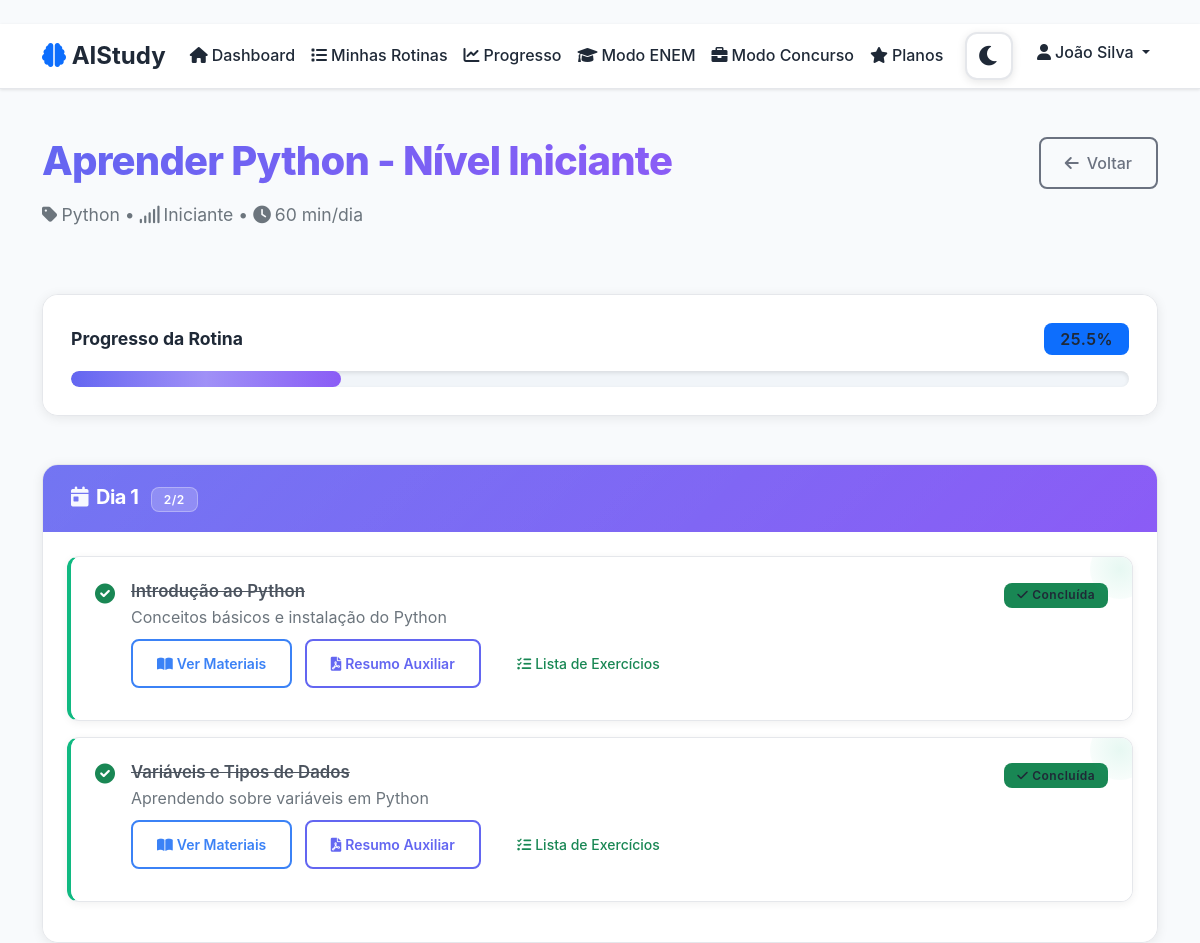
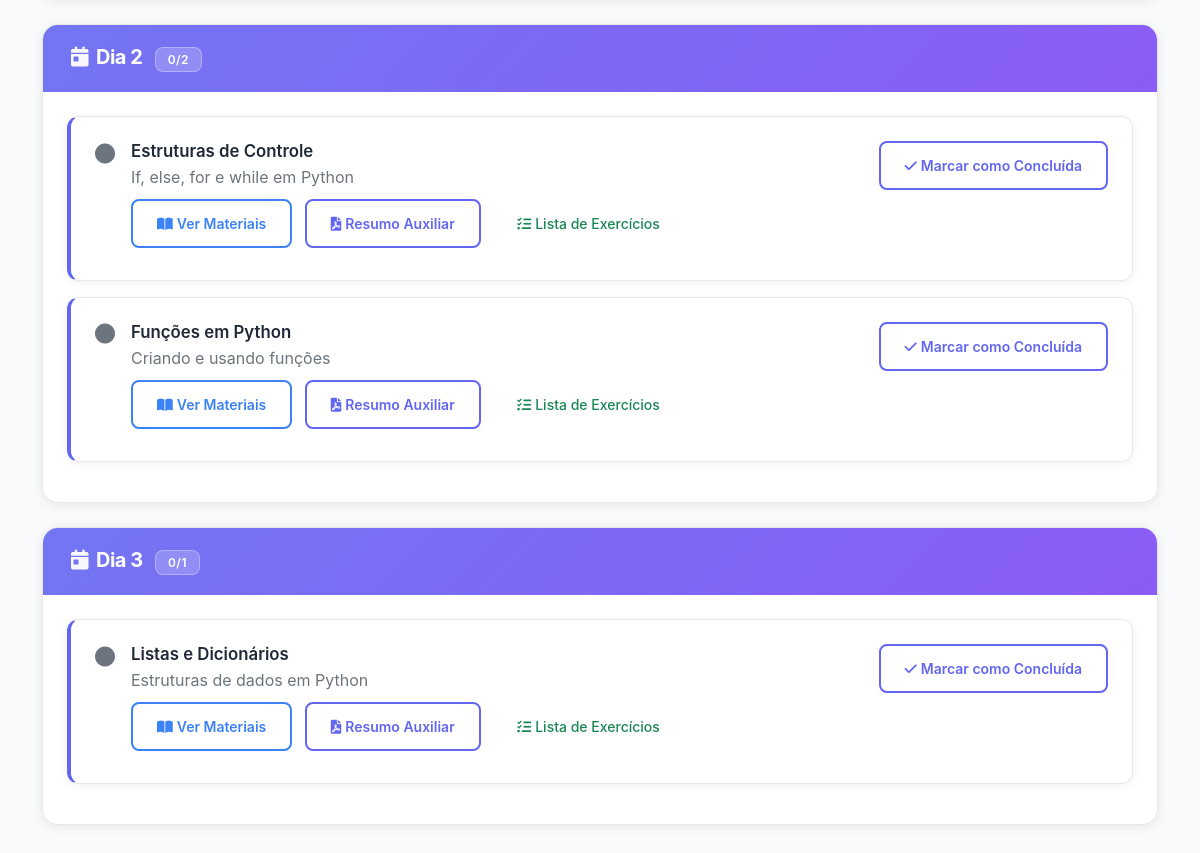
The page /rotina-detalhada.php?id=1 (signed in) on the database its author committed (2 pictures, top to bottom).
### tables this page shows
CREATE TABLE routines (
    id INT AUTO_INCREMENT PRIMARY KEY,
    user_id INT NOT NULL,
    titulo VARCHAR(200) NOT NULL,
    tema VARCHAR(100) NOT NULL,
    tipo ENUM('geral', 'enem', 'concurso') NOT NULL DEFAULT 'geral',
    contexto_json TEXT NULL COMMENT 'Dados específicos do tipo (banca, cargo, ano ENEM, etc.)',
    nivel ENUM('iniciante', 'intermediario', 'avancado') NOT NULL,
    tempo_diario INT NOT NULL COMMENT 'em minutos',
    dias_disponiveis JSON NOT NULL COMMENT 'array de dias da semana',
    horario_disponivel TIME NOT NULL,
    progresso DECIMAL(5,2) DEFAULT 0.00,
    status ENUM('ativa', 'pausada', 'concluida') DEFAULT 'ativa',
    data_inicio DATE DEFAULT NULL,
    data_fim DATE DEFAULT NULL,
    created_at TIMESTAMP DEFAULT CURRENT_TIMESTAMP,
    updated_at TIMESTAMP DEFAULT CURRENT_TIMESTAMP ON UPDATE CURRENT_TIMESTAMP,
    FOREIGN KEY (user_id) REFERENCES users(id) ON DELETE CASCADE
);

CREATE TABLE tasks (
    id INT AUTO_INCREMENT PRIMARY KEY,
    routine_id INT NOT NULL,
    titulo VARCHAR(200) NOT NULL,
    descricao TEXT,
    dia_estudo INT NOT NULL COMMENT 'dia do cronograma (1, 2, 3...)',
    ordem INT NOT NULL COMMENT 'ordem dentro do dia',
    status ENUM('pendente', 'concluida') DEFAULT 'pendente',
    material_estudo JSON COMMENT 'links, textos, etc.',
    resumo_markdown LONGTEXT DEFAULT NULL COMMENT 'resumo auxiliar gerado em markdown',
    exercicios_markdown LONGTEXT DEFAULT NULL COMMENT 'lista de exercícios gerada em markdown',
    tempo_estimado INT DEFAULT NULL COMMENT 'tempo estimado em minutos',
    dificuldade ENUM('facil', 'medio', 'dificil') DEFAULT 'medio',
    created_at TIMESTAMP DEFAULT CURRENT_TIMESTAMP,
    updated_at TIMESTAMP DEFAULT CURRENT_TIMESTAMP ON UPDATE CURRENT_TIMESTAMP,
    FOREIGN KEY (routine_id) REFERENCES routines(id) ON DELETE CASCADE
);

### includes/session.php (called while the page is built, shortened)
<?php
function isLoggedIn() {
    return isset($_SESSION['user_id']) && !empty($_SESSION['user_id']);
}
function getCurrentUser() {
    return [
        'id' => $_SESSION['user_id'],
        'nome' => $_SESSION['user_nome'],
        'email' => $_SESSION['user_email']
    ];
}
?>

### classes/Routine.php (called while the page is built, shortened)
<?php
class Routine {
    private $conn;
    private $table_name = "routines";
    public function __construct($db) {
        $this->conn = $db;
    }
    public function getRoutine($id, $user_id) {
        $query = "SELECT * FROM " . $this->table_name . "
                  WHERE id = :id AND user_id = :user_id";
        $stmt = $this->conn->prepare($query);
        $stmt->bindParam(":id", $id);
        $stmt->bindParam(":user_id", $user_id);
        $stmt->execute();
        return $stmt->fetch(PDO::FETCH_ASSOC);
    }
}
?>

### classes/Task.php (called while the page is built, shortened)
<?php
class Task {
    private $conn;
    private $table_name = "tasks";
    public function __construct($db) {
        $this->conn = $db;
    }
    public function getRoutineTasks($routine_id) {
        $query = "SELECT * FROM " . $this->table_name . "
                  WHERE routine_id = :routine_id
                  ORDER BY dia_estudo, ordem";
        $stmt = $this->conn->prepare($query);
        $stmt->bindParam(":routine_id", $routine_id);
        $stmt->execute();
        return $stmt->fetchAll(PDO::FETCH_ASSOC);
    }
}
?>

### rotina-detalhada.php (the view, shortened to what this page needs)
<?php
require_once 'classes/Routine.php';
require_once 'classes/Task.php';
require_once 'includes/session.php';
require_once 'includes/navbar.php';
$user = getCurrentUser();
$routine_id = $_GET['id'] ?? null;
$database = new Database();
$db = $database->getConnection();
$routine = new Routine($db);
$task = new Task($db);
$rotina = $routine->getRoutine($routine_id, $user['id']);
$tasks = $task->getRoutineTasks($routine_id);
$tasks_por_dia = [];
foreach ($tasks as $task_item) {
    $dia = $task_item['dia_estudo'];
    if (!isset($tasks_por_dia[$dia])) {
        $tasks_por_dia[$dia] = [];
    }
    $tasks_por_dia[$dia][] = $task_item;
}
?>
<!DOCTYPE html>
<html lang="pt-BR">
<head>
    <link href="https://cdn.jsdelivr.net/npm/bootstrap@5.1.3/dist/css/bootstrap.min.css" rel="stylesheet">
    <link href="https://cdnjs.cloudflare.com/ajax/libs/font-awesome/6.0.0/css/all.min.css" rel="stylesheet">
    <link href="assets/css/style.css" rel="stylesheet">
</head>
<body>
    <?php render_navbar('rotinas'); ?>
    <div class="container mt-5 mb-5">
        <div class="row mb-5">
            <div class="col-12">
                <div class="d-flex justify-content-between align-items-start">
                    <div>
                        <h1 class="text-gradient mb-3" style="font-size: 2.5rem; font-weight: 800; letter-spacing: -0.02em;">
                            <?php echo htmlspecialchars($rotina['titulo']); ?>
                        </h1>
                        <p class="text-muted" style="font-size: 1.1rem;">
                            <i class="fas fa-tag me-1"></i><?php echo htmlspecialchars($rotina['tema']); ?> •
                            <i class="fas fa-signal me-1"></i><?php echo ucfirst($rotina['nivel']); ?> •
                            <i class="fas fa-clock me-1"></i><?php echo $rotina['tempo_diario']; ?> min/dia
                        </p>
                    </div>
                    <div class="d-flex gap-2">
                        <a href="rotinas.php" class="btn btn-outline-secondary">
                            <i class="fas fa-arrow-left me-2"></i>Voltar
                        </a>
                    </div>
                </div>
            </div>
        </div>
        <div class="row mb-5">
            <div class="col-12">
                <div class="card">
                    <div class="card-body">
                        <div class="d-flex justify-content-between align-items-center mb-3">
                            <h6 class="mb-0 fw-bold" style="font-size: 1.1rem;">Progresso da Rotina</h6>
                            <span class="badge bg-primary" style="font-size: 1rem; padding: 0.5rem 1rem;">
                                <?php echo number_format($rotina['progresso'], 1); ?>%
                            </span>
                        </div>
                        <div class="progress" style="height: 16px;">
                            <div class="progress-bar" style="width: <?php echo $rotina['progresso']; ?>%; background: linear-gradient(90deg, var(--primary-color), var(--secondary-color));"></div>
                        </div>
                    </div>
                </div>
            </div>
        </div>
        <div class="row">
            <?php if (empty($tasks_por_dia)): ?>
                <div class="col-12">
                    <div class="card">
                        <div class="card-body text-center py-5">
                            <i class="fas fa-calendar-times text-muted fa-3x mb-3"></i>
                            <h4>Nenhuma tarefa encontrada</h4>
                            <p class="text-muted">Esta rotina ainda não possui tarefas cadastradas.</p>
                        </div>
                    </div>
                </div>
            <?php else: ?>
                <?php foreach ($tasks_por_dia as $dia => $tarefas_dia): ?>
                    <div class="col-12 mb-4">
                        <div class="card day-card">
                            <div class="card-header">
                                <div class="d-flex justify-content-between align-items-center">
                                    <h5 class="mb-0 fw-bold">
                                        <i class="fas fa-calendar-day me-2"></i>Dia <?php echo $dia; ?>
                                        <span class="badge ms-2" style="background: rgba(255, 255, 255, 0.2) !important; backdrop-filter: blur(10px); border: 1px solid rgba(255, 255, 255, 0.3);">
                                            <?php
                                            $concluidas = count(array_filter($tarefas_dia, function($t) { return $t['status'] === 'concluida'; }));
                                            echo $concluidas . '/' . count($tarefas_dia);
                                            ?>
                                        </span>
                                    </h5>
                                </div>
                            </div>
                            <div class="card-body">
                                <?php foreach ($tarefas_dia as $tarefa): ?>
                                    <div class="task-card card mb-3 <?php echo $tarefa['status'] === 'concluida' ? 'completed' : ''; ?>">
                                        <div class="card-body">
                                            <div class="row">
                                                <div class="col-md-8">
                                                    <div class="d-flex align-items-start">
                                                        <div class="flex-shrink-0 me-3">
                                                            <?php if ($tarefa['status'] === 'concluida'): ?>
                                                                <i class="fas fa-check-circle text-success fa-lg"></i>
                                                            <?php else: ?>
                                                                <i class="fas fa-circle text-muted fa-lg"></i>
                                                            <?php endif; ?>
                                                        </div>
                                                        <div class="flex-grow-1">
                                                            <h6 class="task-title mb-1"><?php echo htmlspecialchars($tarefa['titulo']); ?></h6>
                                                            <p class="text-muted mb-2"><?php echo htmlspecialchars($tarefa['descricao']); ?></p>
                                                            <?php if ($tarefa['material_estudo']): ?>
                                                                <?php $material = json_decode($tarefa['material_estudo'], true); ?>
                                                                <div class="mb-2">
                                                                    <button class="btn btn-sm btn-outline-info me-2"
                                                                            onclick="showMaterials(<?php echo htmlspecialchars(json_encode($material)); ?>)">
                                                                        <i class="fas fa-book-open me-1"></i>Ver Materiais
                                                                    </button>
                                                                    <button class="btn btn-sm btn-outline-primary me-2"
                                                                            onclick="gerarResumoAuxiliar(<?php echo $tarefa['id']; ?>, '<?php echo htmlspecialchars($tarefa['titulo']); ?>')">
                                                                        <i class="fas fa-file-pdf me-1"></i>Resumo Auxiliar
                                                                    </button>
                                                                    <button class="btn btn-sm btn-outline-success"
                                                                            onclick="gerarListaExercicios(<?php echo $tarefa['id']; ?>, '<?php echo htmlspecialchars($tarefa['titulo']); ?>')">
                                                                        <i class="fas fa-tasks me-1"></i>Lista de Exercícios
                                                                    </button>
                                                                </div>
                                                            <?php endif; ?>
                                                        </div>
                                                    </div>
                                                </div>
                                                <div class="col-md-4 text-end">
                                                    <?php if ($tarefa['status'] === 'concluida'): ?>
                                                        <span class="badge bg-success">
                                                            <i class="fas fa-check me-1"></i>Concluída
                                                        </span>
                                                    <?php else: ?>
                                                        <button class="btn btn-sm btn-outline-primary"
                                                                onclick="toggleTask(<?php echo $tarefa['id']; ?>)">
                                                            <i class="fas fa-check me-1"></i>Marcar como Concluída
                                                        </button>
                                                    <?php endif; ?>
                                                </div>
                                            </div>
                                        </div>
                                    </div>
                                <?php endforeach; ?>
                            </div>
                        </div>
                    </div>
                <?php endforeach; ?>
            <?php endif; ?>
        </div>
    </div>
</body>
</html>

### includes/navbar.php (shortened to what this page needs)
<?php
if (!function_exists('render_navbar')) {
    function render_navbar(string $active = ''): void {
        $userName = isset($GLOBALS['user']['nome']) ? htmlspecialchars($GLOBALS['user']['nome']) : 'Usuário';
        $isActive = function(string $key) use ($active): string {
            return $active === $key ? ' active' : '';
        };
        ?>
        <nav class="navbar navbar-expand-lg navbar-light">
            <div class="container">
                <a class="navbar-brand" href="dashboard.php">
                    <i class="fas fa-brain text-primary"></i> AIStudy
                </a>
                <div class="collapse navbar-collapse" id="navbarNav">
                    <ul class="navbar-nav me-auto">
                        <li class="nav-item">
                            <a class="nav-link<?php echo $isActive('dashboard'); ?>" href="dashboard.php">
                                <i class="fas fa-home me-1"></i>Dashboard
                            </a>
                        </li>
                        <li class="nav-item">
                            <a class="nav-link<?php echo $isActive('rotinas'); ?>" href="rotinas.php">
                                <i class="fas fa-list me-1"></i>Minhas Rotinas
                            </a>
                        </li>
                        <li class="nav-item">
                            <a class="nav-link<?php echo $isActive('progresso'); ?>" href="progresso.php">
                                <i class="fas fa-chart-line me-1"></i>Progresso
                            </a>
                        </li>
                        <li class="nav-item">
                            <a class="nav-link<?php echo $isActive('enem'); ?>" href="modo-enem.php">
                                <i class="fas fa-graduation-cap me-1"></i>Modo ENEM
                            </a>
                        </li>
                        <li class="nav-item">
                            <a class="nav-link<?php echo $isActive('concurso'); ?>" href="modo-concurso.php">
                                <i class="fas fa-briefcase me-1"></i>Modo Concurso
                            </a>
                        </li>
                        <li class="nav-item">
                            <a class="nav-link<?php echo $isActive('planos'); ?>" href="planos.php">
                                <i class="fas fa-star me-1"></i>Planos
                            </a>
                        </li>
                    </ul>
                    <ul class="navbar-nav">
                        <li class="nav-item me-3 d-none d-lg-block">
                            <button class="theme-toggle" onclick="toggleTheme()" title="Alternar modo escuro/claro">
                                <i class="fas fa-moon"></i>
                            </button>
                        </li>
                        <li class="nav-item dropdown">
                            <a class="nav-link dropdown-toggle" href="#" id="navbarDropdown" role="button" data-bs-toggle="dropdown">
                                <i class="fas fa-user me-1"></i><?php echo $userName; ?>
                            </a>
                        </li>
                    </ul>
                </div>
            </div>
        </nav>
        <?php
    }
}

### rows shown on the page
routines: titulo "Aprender Python - Nível Iniciante", tema "Python", nivel "Iniciante", tempo_diario "60", progresso "25.5"
tasks: status "concluida" (drawn), titulo "Introdução ao Python", descricao "Conceitos básicos e instalação do Python"
tasks: status "concluida" (drawn), titulo "Variáveis e Tipos de Dados", descricao "Aprendendo sobre variáveis em Python"
tasks: status "pendente" (drawn), titulo "Estruturas de Controle", descricao "If, else, for e while em Python"
tasks: status "pendente" (drawn), titulo "Funções em Python", descricao "Criando e usando funções"
tasks: dia_estudo "3", status "0", count($tarefas_dia) "1", titulo "Listas e Dicionários", descricao "Estruturas de dados em Python"

### other values the page prints
$userName "João Silva"
$dia "1"
$concluidas "2"
count($tarefas_dia) "2"
$dia "2"
$concluidas "0"
